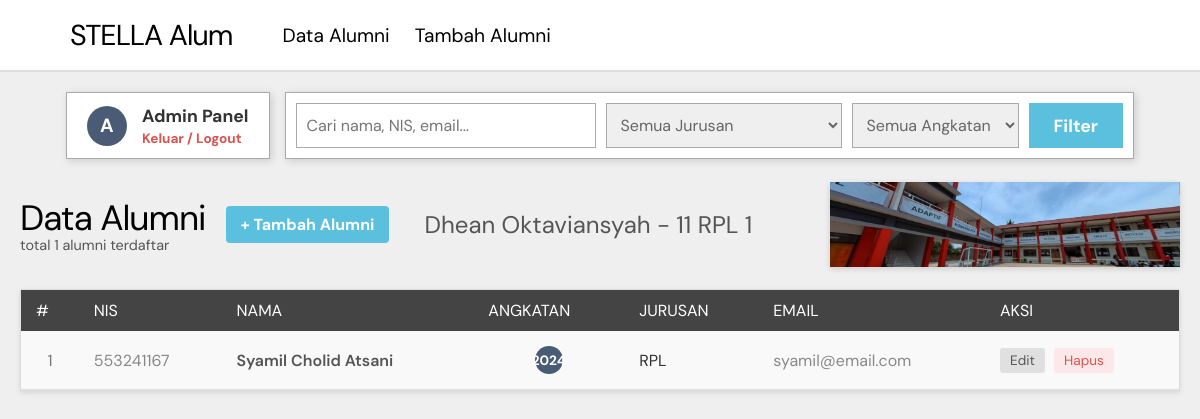
The page /dashboard_admin.php (signed in) on the database its author committed.
### tables this page shows
CREATE TABLE `alumni` (
  `id_alumni`   INT(11)      NOT NULL AUTO_INCREMENT,
  `nim`         VARCHAR(20)  NOT NULL,
  `nama`        VARCHAR(100) NOT NULL,
  `angkatan`    YEAR         NOT NULL,
  `jurusan`     VARCHAR(100) NOT NULL,
  `email`       VARCHAR(100) NOT NULL,
  `no_hp`       VARCHAR(20)  NOT NULL,
  `pekerjaan`   VARCHAR(100) DEFAULT NULL,
  `perusahaan`  VARCHAR(150) DEFAULT NULL,
  `alamat`      TEXT         DEFAULT NULL,
  `created_at`  TIMESTAMP    NOT NULL DEFAULT CURRENT_TIMESTAMP,
  PRIMARY KEY (`id_alumni`)
);

### dashboard_admin.php (the view, shortened to what this page needs)
<?php
require 'koneksi.php';
$search   = trim($_GET['search'] ?? '');
$params = [];
$sql = "SELECT * FROM alumni";
$sql .= " ORDER BY angkatan DESC, nama ASC";
$stmt = $pdo->prepare($sql);
$stmt->execute($params);
$alumni = $stmt->fetchAll();
$total = count($alumni);
function singkatJurusan($nama) {
    return match ($nama) {
        'Rekayasa Perangkat Lunak' => 'RPL',
        'Teknik Komputer dan Jaringan' => 'TKJ',
        'Teknik Jaringan Akses Telekomunikasi' => 'TJAT',
        default => $nama
    };
}
?>
<!DOCTYPE html>
<html lang="id">
<head>
    <link rel="stylesheet" href="style/dashboard.css?v=<?= time(); ?>">
</head>
<body>
    <nav class="navbar">
        <div class="nav-brand">
            <span class="brand-text">STELLA Alum</span>
        </div>
        <div class="nav-links">
            <a href="dashboard_admin.php" class="nav-link active">Data Alumni</a>
            <a href="tambah.php" class="nav-link">Tambah Alumni</a>
        </div>
    </nav>
    <div class="controls-wrapper">
        <div class="user-profile">
            <div class="user-avatar">
                <?= strtoupper(substr($_SESSION['role'], 0, 1)) ?>
            </div>
            <div class="user-info">
                <span class="user-role"><?= ucfirst($_SESSION['role']) ?> Panel</span>
                <a href="logout.php" class="btn-logout-small">Keluar / Logout</a>
            </div>
        </div>
        <form method="GET" class="filter-box">
            <input type="text" name="search" placeholder="Cari nama, NIS, email..." value="<?= htmlspecialchars($search) ?>" class="filter-input">
            <select name="jurusan" class="filter-select">
                <option value="">Semua Jurusan</option>
            </select>
            <select name="angkatan" class="filter-select">
                <option value="">Semua Angkatan</option>
            </select>
            <button type="submit" class="btn-filter">Filter</button>
        </form>
    </div>
    <main class="main-content">
        <div class="action-header">
            <div class="title-group">
                <h1 class="page-title">Data Alumni</h1>
                <p class="page-subtitle">total <?= $total ?> alumni terdaftar</p>
            </div>
            <div class="btn-group">
                <a href="tambah.php" class="btn-add">+ Tambah Alumni</a>
            </div>
            <div class="marquee-space">
                <marquee behavior="scroll" direction="right" class="copy-text">
                    Dhean Oktaviansyah - 11 RPL 1
                </marquee>
            </div>
            <img src="stella.jpeg" class="img-header-alumni" alt="Foto Sekolah">
        </div>
        <div class="table-card">
            <?php if (empty($alumni)): ?>
                <div style="padding: 20px; text-align: center;">Belum ada data.</div>
            <?php else: ?>
                <table class="data-table">
                    <thead>
                        <tr>
                            <th>#</th>
                            <th>NIS</th>
                            <th>NAMA</th>
                            <th>ANGKATAN</th>
                            <th>JURUSAN</th>
                            <th>EMAIL</th>
                            <th>AKSI</th>
                        </tr>
                    </thead>
                    <tbody>
                        <?php foreach ($alumni as $i => $a): ?>
                            <tr>
                                <td style="text-align: center; color: #777;"><?= $i + 1 ?></td>
                                <td style="color: #888;"><?= htmlspecialchars($a['nim']) ?></td>
                                <td style="font-weight: 600; color: #555;"><?= htmlspecialchars($a['nama']) ?></td>
                                <td style="text-align: center;">
                                    <span class="badge-angkatan"><?= $a['angkatan'] ?></span>
                                </td>
                                <td><?= htmlspecialchars(singkatJurusan($a['jurusan'])) ?></td>
                                <td style="color: #888;"><?= htmlspecialchars($a['email']) ?></td>
                                <td>
                                    <a href="edit.php?id=<?= $a['id_alumni'] ?>" class="btn-edit">Edit</a>
                                    <form method="POST" action="delete.php" style="display:inline;" onsubmit="return confirm('Yakin hapus?')">
                                        <button type="submit" class="btn-delete">Hapus</button>
                                    </form>
                                </td>
                            </tr>
                        <?php endforeach; ?>
                    </tbody>
                </table>
            <?php endif; ?>
        </div>
    </main>
</body>
</html>

### style/dashboard.css (style rules this page uses)
* { margin: 0; padding: 0; box-sizing: border-box; font-family: 'DM Sans', sans-serif; }
body { background-color: #efefef; color: #333; }
.navbar { background: #fff; display: flex; justify-content: space-between; align-items: center; padding: 15px 5%; border-bottom: 2px solid #ddd; }
.nav-brand { display: flex; align-items: center; gap: 10px; }
.brand-text { font-size: 1.8rem; font-weight: normal; color: #000; letter-spacing: -1px; }
.nav-links { display: flex; gap: 25px; margin-right: auto; margin-left: 50px; }
.nav-link { text-decoration: none; color: #000; font-size: 1.2rem; }
.controls-wrapper { display: flex; justify-content: center; align-items: stretch; gap: 15px; margin: 20px 0; }
.user-profile { background: #fff; padding: 10px 20px; display: flex; align-items: center; gap: 15px; border: 1px solid #aaa; box-shadow: 2px 2px 8px rgba(0,0,0,0.15); }
.user-avatar { background: #4a5c75; color: white; width: 40px; height: 40px; display: flex; justify-content: center; align-items: center; border-radius: 50%; font-size: 1.2rem; font-weight: bold; }
.user-info { display: flex; flex-direction: column; }
.user-role { font-weight: bold; font-size: 1.1rem; color: #333; text-transform: capitalize; }
.btn-logout-small { color: #d9534f; text-decoration: none; font-size: 0.85rem; font-weight: bold; margin-top: 3px; }
.filter-box { background: #fff; padding: 10px; display: flex; gap: 10px; border: 1px solid #aaa; box-shadow: 2px 2px 8px rgba(0,0,0,0.15); }
.filter-input { width: 300px; padding: 10px; border: 1px solid #aaa; font-size: 1rem; }
.filter-select { padding: 10px; border: 1px solid #aaa; color: #666; font-size: 1rem; }
.btn-filter { background: #5bc0de; color: white; border: none; padding: 0 25px; font-size: 1.1rem; font-weight: bold; cursor: pointer; transition: 0.2s; }
.main-content { max-width: 1200px; margin: 0 auto; padding: 0 20px 40px; }
.action-header { display: flex !important; align-items: center !important; justify-content: space-between !important; gap: 20px !important; margin-bottom: 20px !important; height: 95px !important; width: 100% !important; }
.title-group { display: flex; flex-direction: column; flex-shrink: 0 !important; }
.page-title { font-size: 2.2rem; font-weight: normal; letter-spacing: -1px; margin-bottom: -5px; color: #000; }
.page-subtitle { font-size: 0.9rem; color: #555; }
.btn-group { display: flex; flex-direction: column; gap: 5px; flex-shrink: 0 !important; }
.btn-add { background: #5bc0de; color: white; text-decoration: none; padding: 8px 15px; font-weight: bold; font-size: 1rem; display: inline-block; transition: 0.2s; border-radius: 4px; text-align: center; }
.action-header > div:nth-of-type(3) { flex-grow: 1 !important; min-width: 100px !important; display: flex !important; align-items: center !important; overflow: hidden !important; }
.copy-text { display: block !important; width: 100% !important; font-size: 1.5rem; color: #555 !important; font-weight: normal; }
.img-header-alumni { height: 95px !important; width: 350px !important; object-fit: cover !important; border-radius: 6px !important; box-shadow: 0 2px 6px rgba(0,0,0,0.1); flex-shrink: 0 !important; display: block !important; }
.table-card { background: #fff; box-shadow: 0 2px 5px rgba(0,0,0,0.1); border: 1px solid #ddd; }
.data-table { width: 100%; border-collapse: collapse; }
.data-table thead th { background: #444; color: #fff; text-align: left; padding: 10px 15px; font-weight: normal; }
.data-table tbody td { padding: 15px; border-bottom: 1px solid #e0e0e0; background: #f9f9f9; }
.badge-angkatan { background: #4a5c75; color: white; width: 28px; height: 28px; display: inline-flex; align-items: center; justify-content: center; border-radius: 50%; font-size: 0.85rem; font-weight: bold; }
.btn-edit { background: #e0e0e0; color: #555; text-decoration: none; padding: 4px 10px; border-radius: 3px; font-size: 0.85rem; margin-right: 5px; display: inline-block; }
.btn-delete { background: #fce8e8; color: #d9534f; border: none; padding: 4px 10px; border-radius: 3px; font-size: 0.85rem; cursor: pointer; }

### rows shown on the page
alumni: nim "553241167", nama "Syamil Cholid Atsani", angkatan "2024", jurusan "RPL", email "syamil@email.com"

### other values the page prints
substr($_SESSION['role'], 0, 1) "A"
$_SESSION['role'] "Admin"
$total "1"
